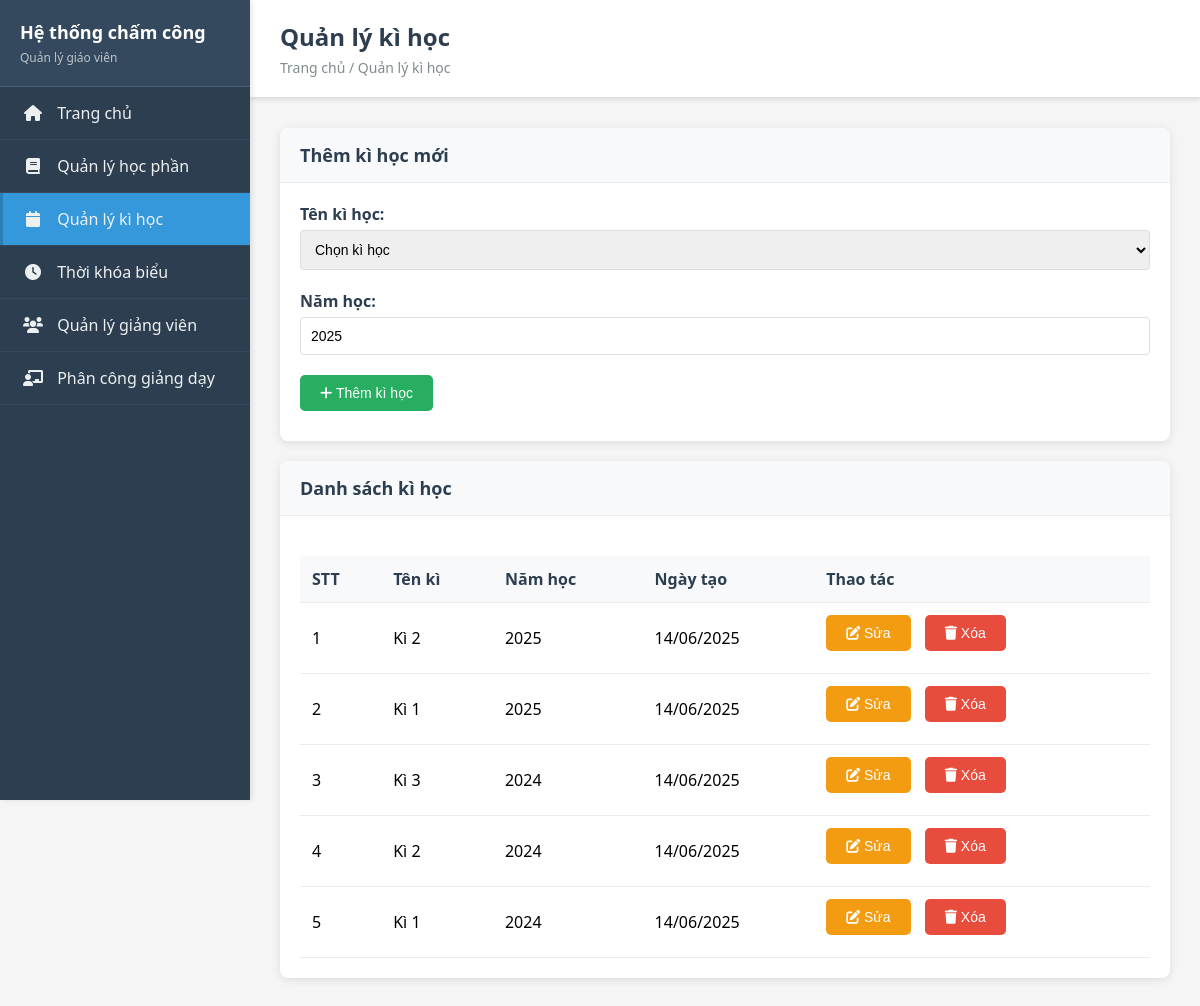
Page /semesters on the earlier database version.
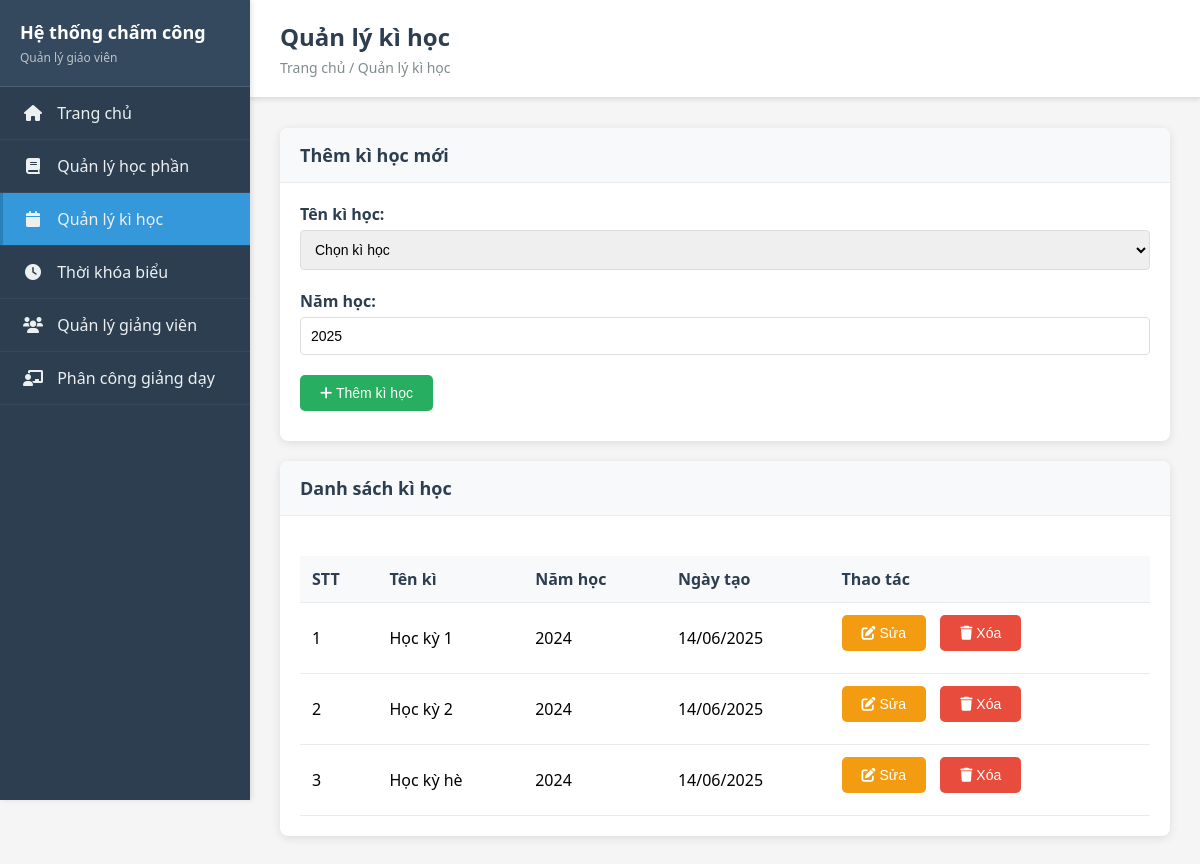
Same page on the later database version.
### backend/models/semester.py (models this page shows, shortened)
class Semester(BaseModel):
    __tablename__ = 'semesters'
    name = db.Column(db.String(100), nullable=False)  # Kì 1, Kì 2, Kì 3 (Hè)
    year = db.Column(db.Integer, nullable=False)
    academic_year = db.Column(db.String(10), nullable=True)  # 2024-2025
    start_date = db.Column(db.Date, nullable=True)
    end_date = db.Column(db.Date, nullable=True)
    is_current = db.Column(db.Boolean, default=False)  # Kì hiện tại
    is_active = db.Column(db.Boolean, default=True)

### backend/app.py (the view)
@app.route('/semesters')
def semesters():
    try:
        semesters_list = Semester.query.order_by(Semester.created_at.desc()).all()
        current_year = datetime.now().year
        return render_template('semesters.html', semesters=semesters_list, current_year=current_year)
    except Exception as e:
        print(f"Error in semesters route: {e}")
        return render_template('semesters.html', semesters=[], current_year=datetime.now().year)

### frontend/templates/semesters.html (shortened to what this page needs)
<!DOCTYPE html>
<html lang="en">
<head>
    <link rel="stylesheet" href="{{ url_for('static', filename='css/style.css') }}">
</head>
<body>
    {% extends "base.html" %}
    {% block page_title %}Quản lý kì học{% endblock %}
    {% block breadcrumb %}Trang chủ / Quản lý kì học{% endblock %}
    {% block content %}
    <div class="card">
        <div class="card-header">
            <h3>Thêm kì học mới</h3>
        </div>
        <div class="card-body">
            <form id="semester-form">
                <div class="form-group">
                    <label for="semester-name">Tên kì học:</label>
                    <select id="semester-name" name="name" class="form-control" required>
                        <option value="">Chọn kì học</option>
                    </select>
                </div>
                <div class="form-group">
                    <label for="semester-year">Năm học:</label>
                    <input type="number" id="semester-year" name="year" class="form-control" min="2020" max="2030" value="{{ current_year }}" required>
                </div>
                <button type="submit" class="btn btn-success" id="submit-btn">
                    <i class="fas fa-plus"></i> Thêm kì học
                </button>
            </form>
        </div>
    </div>
    <div class="card">
        <div class="card-header">
            <h3>Danh sách kì học</h3>
        </div>
        <div class="card-body">
            <table class="table">
                <thead>
                    <tr>
                        <th>STT</th>
                        <th>Tên kì</th>
                        <th>Năm học</th>
                        <th>Ngày tạo</th>
                        <th>Thao tác</th>
                    </tr>
                </thead>
                <tbody>
                    {% for semester in semesters %}
                    <tr>
                        <td>{{ loop.index }}</td>
                        <td>{{ semester.name }}</td>
                        <td>{{ semester.year }}</td>
                        <td>{{ semester.created_at.strftime('%d/%m/%Y') }}</td>
                        <td>
                            <button class="btn btn-warning btn-sm" onclick="editSemester({{ semester.id }}, '{{ semester.name }}', {{ semester.year }})">
                                <i class="fas fa-edit"></i> Sửa
                            </button>
                            <button class="btn btn-danger btn-sm" onclick="deleteSemester({{ semester.id }})">
                                <i class="fas fa-trash"></i> Xóa
                            </button>
                        </td>
                    </tr>
                    {% else %}
                    <tr>
                        <td colspan="5" style="text-align: center;">Chưa có kì học nào</td>
                    </tr>
                    {% endfor %}
                </tbody>
            </table>
        </div>
    </div>
    {% endblock %}

Differences in the rows shown:
removed Semester: name "Kì 2", year "2025", created_at "14/06/2025"
removed Semester: name "Kì 1", year "2025", created_at "14/06/2025"
removed Semester: name "Kì 3", year "2024", created_at "14/06/2025"
changed Semester: name "Kì 1" → "Học kỳ 1"; moves up the list
changed Semester: name "Kì 2" → "Học kỳ 2"
added Semester: name "Học kỳ hè", year "2024", created_at "14/06/2025"
